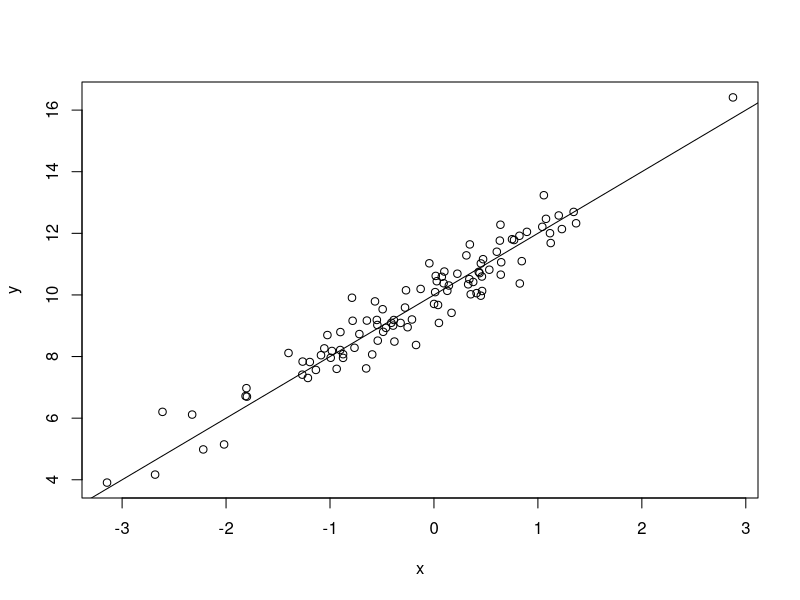

This chart was generated by the following R code:
library(ggplot2)
library(data.table)
library(magrittr)

cbPalette <- c("#0072B2", "#000000", "#E69F00", "#56B4E9", "#009E73", "#F0E442", "#D55E00", "#CC79A7")


bootstrap <- function(y_true, y_pred, n=999){
  # resample with replacement
}

## -------------------------
# Variance explained
# 1 - SS_res / SS_tot
# The value can be negative, because the model can be arbitrary worse.
# sklearn implementation: https://github.com/scikit-learn/scikit-learn/blob/55bf5d93e5674f13a1134d93a11fd0cd11aabcd1/sklearn/metrics/regression.py#L355
## -------------------------
variance_explained <- function(y_true, y_pred){
  y_diff_avg = mean(y_true - y_pred)
  numerator = mean((y_true - y_pred - y_diff_avg) ^ 2)
  y_true_avg = mean(y_true)
  denominator = mean((y_true - y_true_avg) ^ 2)
  output_score = 1 - numerator/denominator
  return(output_score)
}

R_2 <- function(y_true, y_pred){
  cor(y_true, y_pred) ^ 2
}


# metric <- variance_explained
metric <- R_2


## With affine transformation, R^2 is different from variance explained
n <- 100
x <- rnorm(n)

# affine transform + noise
y <- 2*x + 10 + rnorm(n, 0, 0.5)

plot(x, y)

abline(coef = c(10, 2))

variance_explained(y, x)
R_2(y, x)
